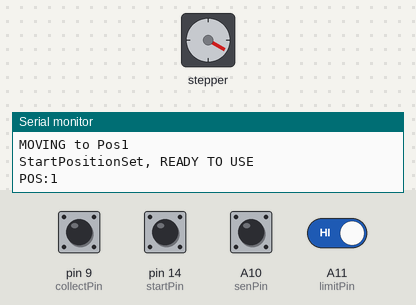
Recording of a sketch running on a simulated Arduino Mega 2560, built with avr-gcc and run on an emulated ATmega2560. Shown: stepper motor, the last lines printed to the serial monitor. The test bench sets the inputs (shaded band); at power-on: A10 (senPin), A11 (limitPin), pin 9 (collectPin), pin 14 (startPin) HIGH. Stepper angles assume 300 steps per turn.

Above: at 14.4 s.
14.5 s: pin 14 (startPin) pulled LOW for 0.15 s
At 14.82 s:
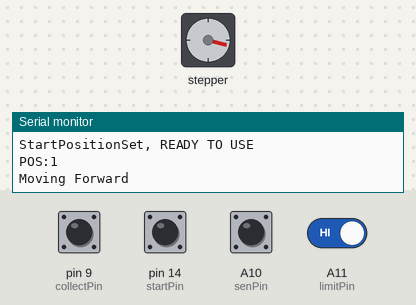
At 15.42 s:
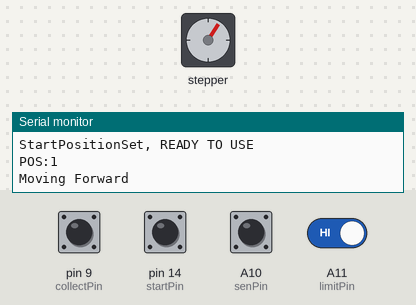
20.5 s: A10 (senPin) pulled LOW for 3.2 s
At 21.14 s:
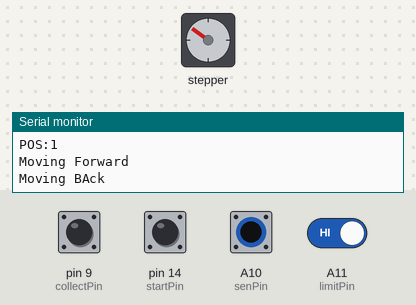
Timing chart, 0 to 39.6 s (numbered marks = the images above; inputs shaded):
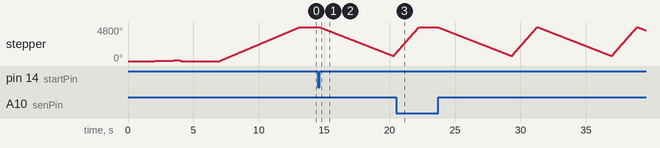

Measured:
- after the input at 14.5 s, stepper: turns 4080° counter-clockwise in 5.7 s, then 378° clockwise in 0.14 s

The sketch:

AS01-A5-Service-30-Aug24.ino
```cpp
#include<MobaTools.h>
const byte stepPin =18;
const byte dirPin =17;

#define limitPin A11
#define startPin 14
#define collectPin 9
const byte senPin=A10;

const int stepsperRev = 300;


long  nextPos;
const long targetPos =3400;

int count = 0;
int limit_count =0;

bool limswitch =0;

int hOme =0;
int pos =0;
int sTart =0;
int cloth = 0;

int cloth_count = 0;

MoToStepper stepper1(stepsperRev, STEPDIR);
MoToTimer stepperPause;

bool stepperRunning;
bool movingForward;
bool clothDetected;

void setup() {
  Serial.begin(9600);
  stepper1.attach(stepPin,dirPin);
  stepper1.setRampLen(10);
  stepperRunning = false;
  movingForward = true;
  clothDetected = false;

  pinMode(limitPin, INPUT_PULLUP);
  pinMode(startPin, INPUT_PULLUP);
  pinMode(senPin, INPUT_PULLUP);
  pinMode(collectPin, INPUT_PULLUP);
  homing();
  set_pos();
}

void loop() {
  int c =digitalRead(collectPin);
    while(digitalRead(startPin)==LOW)
    {sTart =1;}


    if((hOme ==2)&& (limit_count>1)&&(count ==0)&&(pos=1)&& (sTart ==1)) {
    int sen = digitalRead(senPin);
    bool sensorFound = false;

    if(sen==0 || sen==1){
      sensorFound = true;
    }

    if(sen==1){
      clothDetected =false;
      motor();
      Serial.print("CLOTHCOUNT:");Serial.println(cloth_count);}
      }
    if(c==0) {
      collect();
      homing();
      set_pos();
    }
}

void homing() {
  stepper1.setSpeed(1500);
  while(digitalRead(limitPin) != HIGH && limit_count==0) { stepper1.rotate(-1);Serial.print(limswitch);Serial.println("Finding END");}

  if(digitalRead(limitPin) == HIGH && limit_count ==0) {stepper1.stop();Serial.println("END POSITION");limit_count+=1;limswitch=HIGH;hOme =1;}
  stepper1.setZero();
  delay(2000);
  stepper1.setSpeed(80);stepper1.moveTo(500);
  limswitch =LOW;
  delay(2000);
  while(digitalRead(limitPin) != HIGH && limit_count==1) { stepper1.rotate(-1);Serial.print(limswitch);Serial.println("Finding END2");}
  if(digitalRead(limitPin) == HIGH && limit_count ==1) {stepper1.stop();Serial.println("END POSITION2");limit_count+=1;limswitch=HIGH;hOme =2;}
  Serial.print("limit_count:");Serial.println(limit_count);
  Serial.print("limswitch:");Serial.println(limswitch);
  Serial.print("hOme:");Serial.println(hOme);
  Serial.print("POS:");Serial.println(pos);
  stepper1.setZero();
  delay(2000);
  }

void set_pos() {

  while(hOme ==2 && limit_count >1 && limswitch ==HIGH && pos ==0) {

    delay(1000);
    stepper1.setSpeed(1300);
    stepper1.moveTo(4000);

    while(stepper1.moving()){Serial.println("MOVING to Pos1");}

    pos =1;
    Serial.println("StartPositionSet, READY TO USE");
    }
    Serial.print("POS:");Serial.println(pos);
}


void motor() {

  if (!stepperRunning && !clothDetected)
  {
    // Set flag to true when signature is not detected
    clothDetected = true;

    //MoveForward
    stepper1.setSpeed(1200);
    stepper1.move(-targetPos);
    Serial.println("Moving Forward");
    cloth_count++;
    stepperRunning = true;

    while(stepper1.moving())
    {
      delay(10);//wait untill one half oscillation
    }


    //Move Backward
    stepper1.setSpeed(3500);
    stepper1.move(targetPos);
    Serial.println("Moving BAck");

    while(stepper1.moving()) {
      delay(10);
    }

    stepperRunning = false;
  }
}

void collect() {
  stepper1.setSpeed(1500);
  stepper1.moveTo(targetPos);
  stepper1.stop();
  stepperPause.setTime(5000);
  cloth_count = 0;
  sTart =0;
  limit_count = 0;
  hOme = 0;
  pos = 0;
}
```
